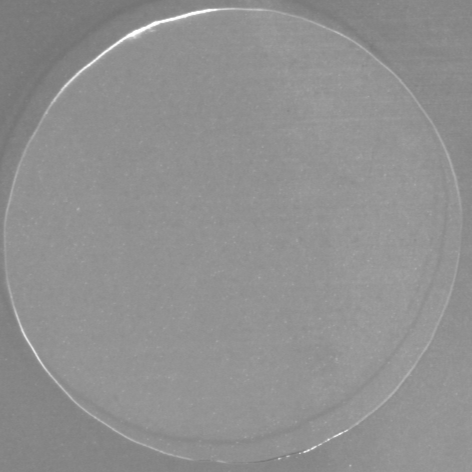
#> input picture Projects/Sac DropV2/Images/template.bmp, 472 x 472 px, found by its file name
$ python v6.py
#> lines starting #> are read from the running program, lines starting #| are printed output that depends on the picture; after the words box and inside, x2 and y2 are one past the last pixel; in counts of white or black regions, pixels touching at a corner belong together; pictures that were not available may be replaced by others from this repository, and a replacement may not be noted
import cv2
import numpy as np


def estimate_template_radius(tpl_bw):
    """
    Given a binary (0/255) circle template image, find its radius via
    the minimum enclosing circle of its largest contour.
    """
    cnts, _ = cv2.findContours(tpl_bw, cv2.RETR_EXTERNAL, cv2.CHAIN_APPROX_SIMPLE)
    if not cnts:
        raise ValueError("No contours found in template!")
    # assume the circle template is the largest contour
    c = max(cnts, key=cv2.contourArea)
    (_, _), radius = cv2.minEnclosingCircle(c)
    return int(round(radius))


def make_radii_list(base_r, scales=(0.5, 1.5), num_steps=20):
    """
    Returns a list of integer radii from scales[0]*base_r up to scales[1]*base_r,
    evenly sampled in num_steps steps.
    """
    min_r = max(1, int(round(base_r * scales[0])))
    max_r = int(round(base_r * scales[1]))
    # avoid zero‐step
    if max_r <= min_r:
        return [min_r]
    return list(np.linspace(min_r, max_r, num_steps, dtype=int))


def circle_template_match_bw(img, radii):
    """
    Match a perfect circle (any radius in `radii`) on a BW image via
    distance‐transform + sliding‐mask.
    `img` must be single‐channel (0–255).
    """
    # 1. Threshold & invert for DT
    _, bw = cv2.threshold(img, 127, 255, cv2.THRESH_BINARY)
    dist = cv2.distanceTransform(255 - bw, cv2.DIST_L2, 5)

    best_score = float("inf")
    best_r = None
    best_loc = None

    for r in radii:
        k = 2 * r + 1
        mask = np.zeros((k, k), dtype=np.uint8)
        cv2.circle(mask, (r, r), r, color=1, thickness=1)
        conv = cv2.filter2D(dist, -1, mask.astype(np.float32))
        min_val, _, min_loc, _ = cv2.minMaxLoc(conv)
        if min_val < best_score:
            best_score, best_r = min_val, r
            best_loc = (min_loc[0] + r, min_loc[1] + r)

    return best_r, best_loc, best_score


if __name__ == "__main__":
    # 1) load your TEMPLATE and IMAGE as grayscale
    tpl = cv2.imread("Projects\\Sac DropV2\\Images\\template.bmp", cv2.IMREAD_GRAYSCALE)
#> tpl is the input picture: shape (472, 472); min 113, max 255, mean 143.9
    img = cv2.imread("Projects\\Sac DropV2\\Images\\cropped.bmp", cv2.IMREAD_GRAYSCALE)
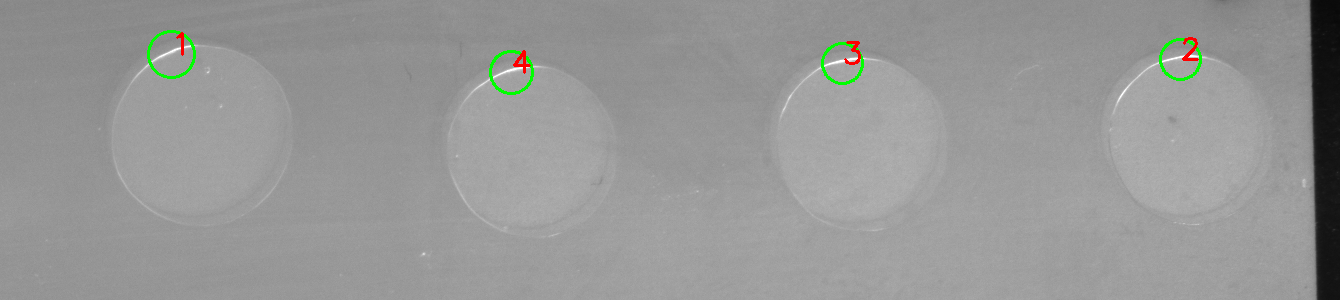
#> input picture dbscan_circles.png, 1340 x 300 px, given in place of cropped.bmp, which was not available
#> img: shape (300, 1340); min 8, max 255, mean 151
    if tpl is None or img is None:
        raise FileNotFoundError("Check your template or image path!")

    # 2) compute base template radius
    base_r = estimate_template_radius(tpl)
#> in estimate_template_radius, `cnts, _ = cv2.findContours(tpl_bw, cv2.RETR_EXTERNAL, cv2.CHAIN_APPROX..`: cnts = [[[0, 0], [0, 471], [471, 471], [471, 0]]]
#> in estimate_template_radius, `c = max(cnts, key=cv2.contourArea)`: c = [[0, 0], [0, 471], [471, 471], [471, 0]]
#> in estimate_template_radius, `(_, _), radius = cv2.minEnclosingCircle(c)`: radius = 333
#> base_r = 333
    print(f"Template radius = {base_r}px")
#| Template radius = 333px

    # 3) build radii from 0.5× to 1.5× template size
    radii = make_radii_list(base_r, scales=(0.5, 1.5), num_steps=30)
#> in make_radii_list, `min_r = max(1, int(round(base_r * scales[0])))`: min_r = 166
#> in make_radii_list, `max_r = int(round(base_r * scales[1]))`: max_r = 500
#> radii = 30 values from 166 to 500
    print(f"Searching radii: {radii[0]}…{radii[-1]} (total {len(radii)})")
#| Searching radii: 166…500 (total 30)

    # 4) run matching
    best_r, (cx, cy), score = circle_template_match_bw(img, radii)
#> in circle_template_match_bw, `_, bw = cv2.threshold(img, 127, 255, cv2.THRESH_BINARY)`:
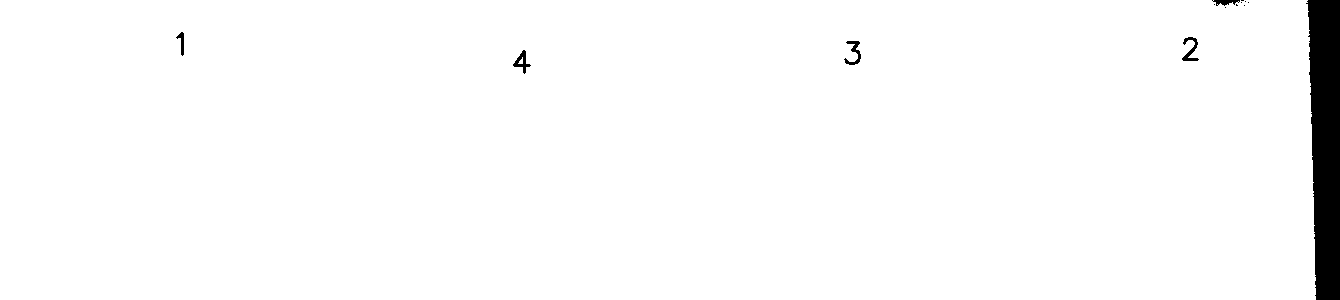
#> bw: shape (300, 1340); 97.8% white; 14 black regions (8 under 20 px), largest, box (x1, y1, x2, y2) and area: (1306, 0, 1340, 300) 8343, (1182, 37, 1199, 61) 165, (844, 41, 861, 65) 158, (513, 50, 531, 74) 154, (1212, 0, 1240, 6) 99, (176, 32, 184, 56) 85
#> in circle_template_match_bw, `dist = cv2.distanceTransform(255 - bw, cv2.DIST_L2, 5)`:
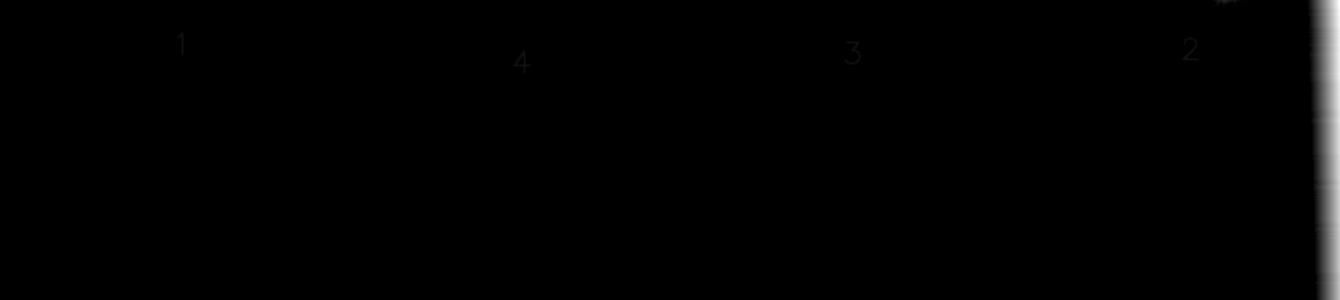
#> dist: shape (300, 1340) float32; min 0, max 32.2, mean 0.3; drawn with min black and max white
#> the loop in circle_template_match_bw, `for r in radii:` made 30 passes
#> (r, k, min_loc, best_score, best_r, best_loc) on passes 1, 2, 3, 4, 5, 7: (166, 333, (517, 7), -1.15e-12, 166, (683, 173)), (177, 355, (459, 199), -1.19e-12, 177, (636, 376)), (189, 379, (657, 19), -1.35e-12, 189, (846, 208)), (200, 401, (1076, 96), -1.42e-12, 200, (1276, 296)), (212, 425, (1091, 7), -1.55e-12, 212, (1303, 219)), (235, 471, (734, 68), -2.72e-12, 235, (969, 303))
#> (r, k, min_val, min_loc) on passes 6, 8, 9, 10, 11, 12: (223, 447, -1.55e-12, (230, 36)), (246, 493, -2.68e-12, (732, 16)), (258, 517, -2.4e-12, (716, 12)), (269, 539, -1.57e-12, (175, 92)), (281, 563, -1.52e-12, (383, 5)), (292, 585, -1.44e-12, (640, 11))
#> pass 1, in circle_template_match_bw, `conv = cv2.filter2D(dist, -1, mask.astype(np.float32))`:
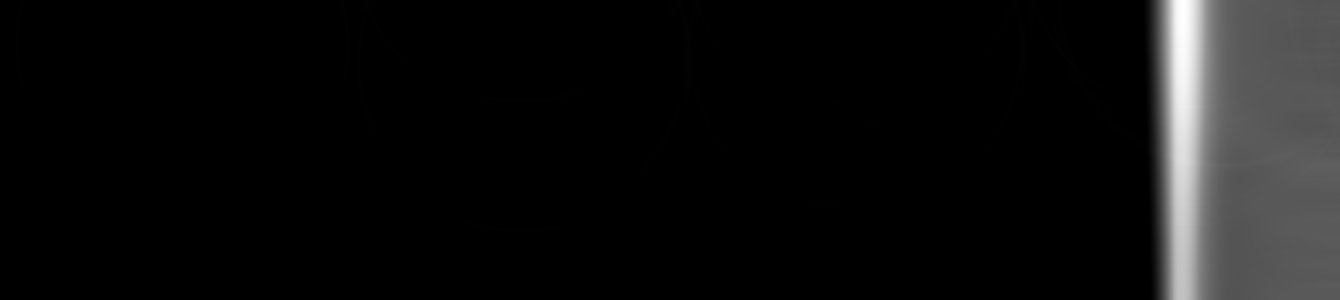
#> conv: shape (300, 1340) float32; min -1.15e-12, max 4443.3, mean 270.9; drawn with min black and max white
#> after the loop in circle_template_match_bw, `for r in radii:`:
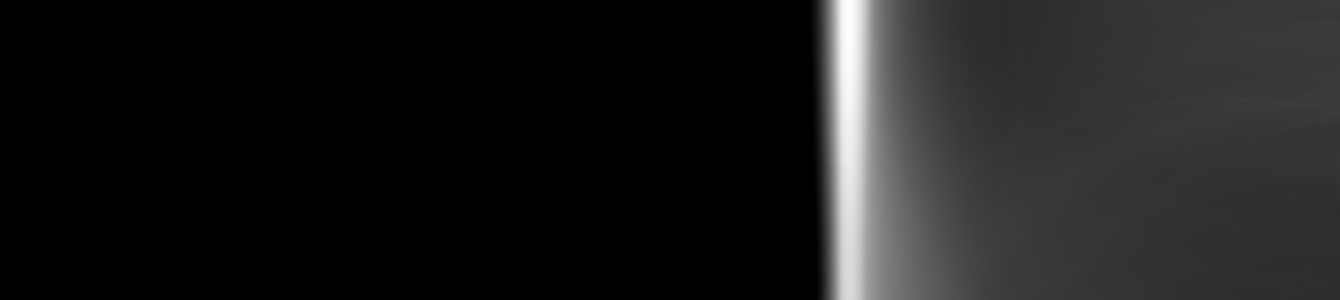
#> conv: shape (300, 1340) float32; min -2.33e-12, max 7532.9, mean 817.3; drawn with min black and max white
#> after the loop in circle_template_match_bw, `for r in radii:`:
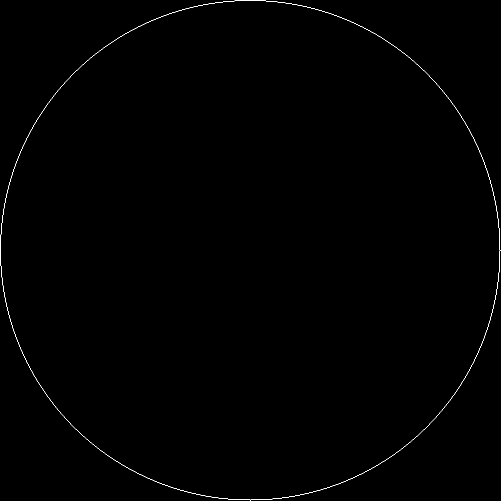
#> mask: shape (1001, 1001) (shown at 1/2 size); values 0 (black) and 1 (white), 0.28% white in thin lines or dots
#> after the loop in circle_template_match_bw, `for r in radii:`: best_r = 235; best_score = -2.72e-12
#> best_r = 235; cx = 969; cy = 303; score = -2.72e-12
    print(f"Found circle: r={best_r}, center=({cx},{cy}), error={score:.1f}")
#| Found circle: r=235, center=(969,303), error=-0.0

    # 5) visualize
    out = cv2.cvtColor(img, cv2.COLOR_GRAY2BGR)
    cv2.circle(out, (cx, cy), best_r, (0, 255, 0), 2)
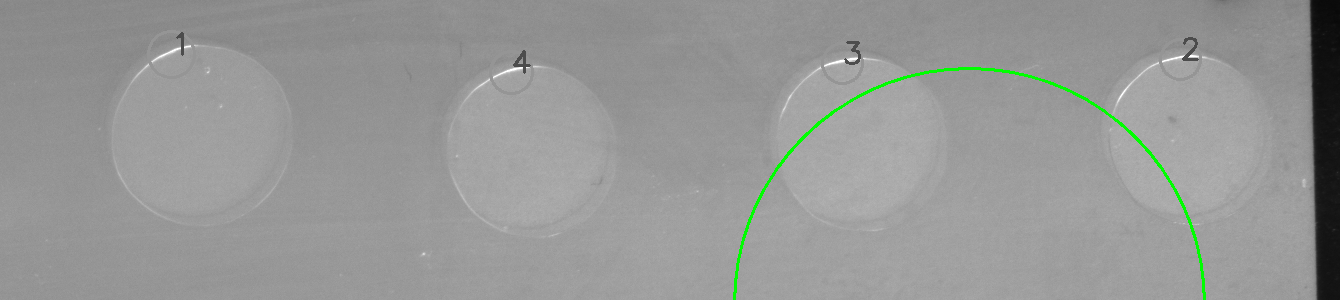
#> out: shape (300, 1340, 3); mean B, G, R 150.1, 151.5, 150.1
    cv2.circle(out, (cx, cy), 2, (0, 0, 255), 3)
#> out: shape (300, 1340, 3); under 0.01% of pixels changed, all inside (x1, y1, x2, y2) = (969, 299, 970, 300)
    cv2.imshow("Result", out)
    cv2.waitKey(0)
    cv2.destroyAllWindows()
